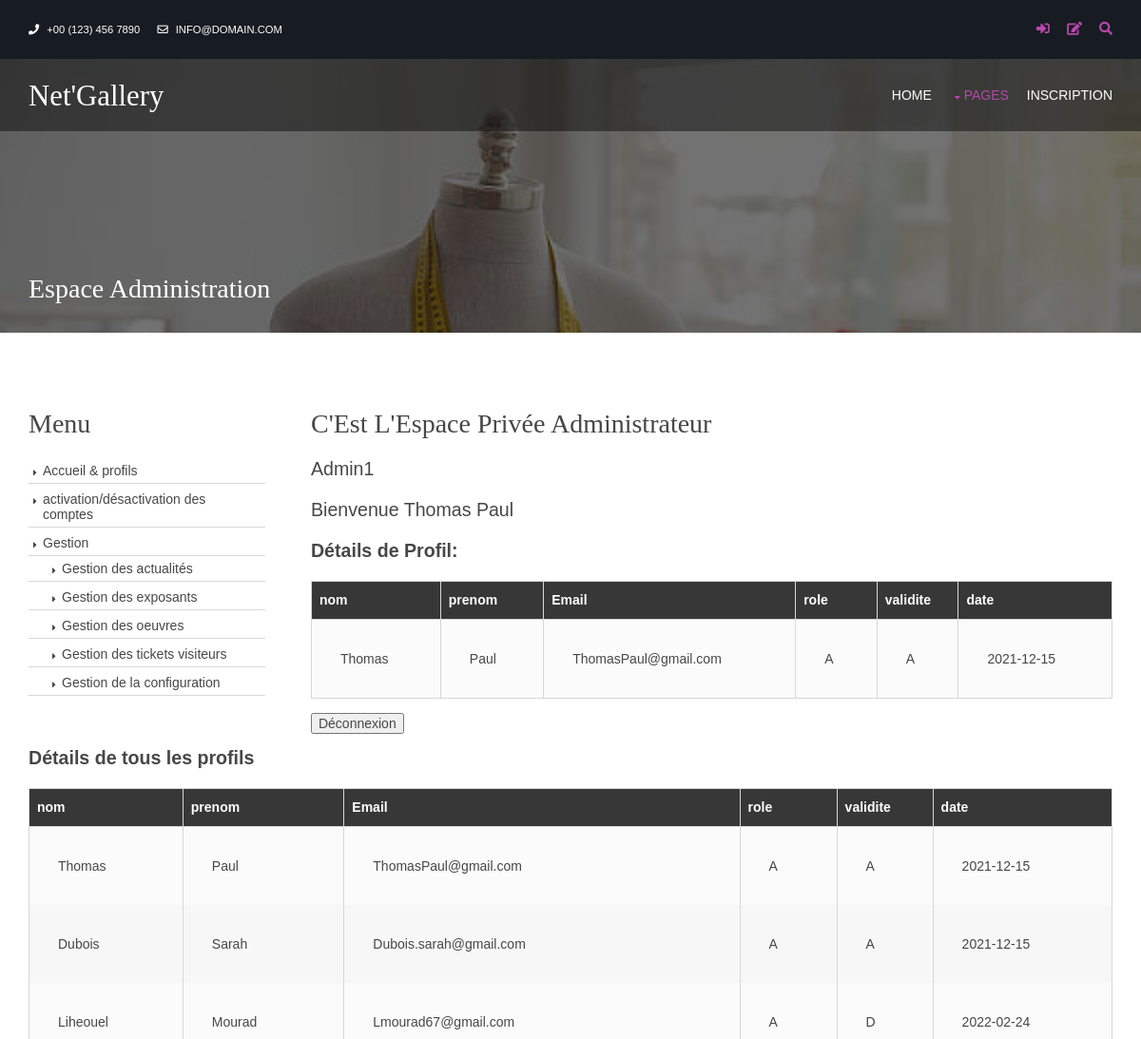
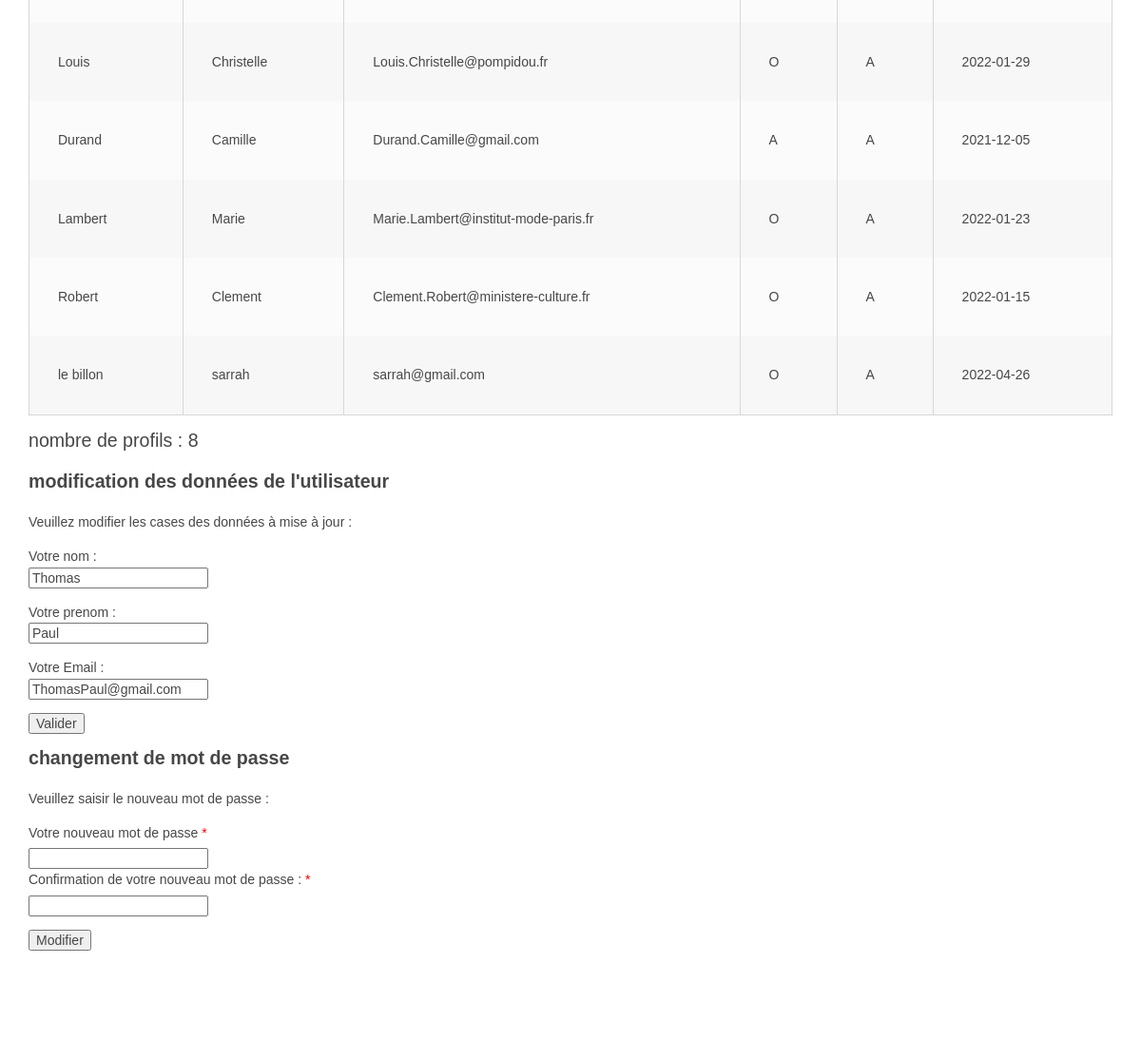
Screenshot of /v2/pages/admin_accueil.php (signed in) with the database file from the repository (2 pictures, top to bottom).
### tables this page shows
CREATE TABLE `t_profil_pfl` (
  `pfl_nom` varchar(80) NOT NULL,
  `pfl_prenom` varchar(80) NOT NULL,
  `pfl_email` varchar(100) NOT NULL,
  `pfl_role` char(1) NOT NULL,
  `pfl_validite` char(1) NOT NULL,
  `pfl_date` date DEFAULT NULL,
  `cpt_pseudo` varchar(60) NOT NULL
);

### v2/pages/admin_accueil.php (the view, shortened to what this page needs)
<!DOCTYPE html>
<?php
    $mysqli = new mysqli('localhost','zliheouch','3iqdym8k','zfl2-zliheouch');
?>
<html lang="">
<head>
<link href="../layout/styles/layout.css" rel="stylesheet" type="text/css" media="all">
</head>
<body id="top">
<div class="wrapper row0">
  <div id="topbar" class="hoc clear">
    <div class="fl_left">
      <ul class="nospace">
        <li><i class="fas fa-phone rgtspace-5"></i> +00 (123) 456 7890</li>
        <li><i class="far fa-envelope rgtspace-5"></i> info@domain.com</li>
      </ul>
    </div>
    <div class="fl_right">
      <ul class="nospace">
        <li><a href="#" title="Login"><i class="fas fa-sign-in-alt"></i></a></li>
        <li><a href="#" title="Sign Up"><i class="fas fa-edit"></i></a></li>
        <li id="searchform">
        </li>
      </ul>
    </div>
  </div>
</div>
<div class="bgded" style="background-image:url('../images/demo/backgrounds/01.png');">
  <div class="wrapper row1">
    <header id="header" class="hoc clear">
      <div id="logo" class="fl_left">
        <h1 class="heading"><a href="../index.php">Net'Gallery</a></h1>
      </div>
      <nav id="mainav" class="fl_right">
        <ul class="clear">
          <li><a href="../index.php">Home</a></li>
          <li class="active"><a class="drop" href="#">Pages</a>
          </li>
          <li><a href="inscription.php"> inscription </a></li>
        </ul>
      </nav>
    </header>
  </div>
  <div class="overlay">
    <div id="breadcrumb" class="hoc clear">
      <h6 class="heading"> Espace administration </h6>
    </div>
  </div>
</div>
<div class="wrapper row3">
  <main class="hoc container clear">
  	<div class="sidebar one_quarter first">
      <h6 class="heading"> Menu </h6>
      <nav class="sdb_holder">
        <ul>
          <li><a href="admin_accueil.php"> Accueil & profils</a></li>
          <?php
          if ($_SESSION['role']=='A') {
          echo ('<li> <a href="admin_compte.php"> activation/désactivation des comptes </a> </li>');
          }
          ?>
          <li><a href="#"> Gestion </a>
            <ul>
              <li><a href="#"> Gestion des actualités </a></li>
              <li><a href="#"> Gestion des exposants </a></li>
              <li><a href="#"> Gestion des oeuvres </a></li>
              <li><a href="admin_tickets.php"> Gestion des tickets visiteurs </a></li>
              <li><a href="#"> Gestion de la configuration </a></li>
         	  </ul>
          </li>
        </ul>
      </nav>
    </div>
    <?php
    echo ('<div class="content three_quarter">');
     if ($_SESSION['role']=='O'){
        echo ('<h1 class="heading"> c\'est l\'espace privée organisateur <h1>') ;
        echo("<h2>".$_SESSION['login']."</h2>");
        $sql1="SELECT * FROM t_compte_cpt join t_profil_pfl using (cpt_pseudo) WHERE
        cpt_pseudo='" . $_SESSION['login'] . "' ;" ;
        $resultat1 = $mysqli->query($sql1);
        if ($resultat1==false) {
          echo "Error: La requête a echoué \n";
          echo "Errno: " . $mysqli->errno . "\n";
          echo "Error: " . $mysqli->error . "\n";
          exit();
        }else{
        $compte1=$resultat1->fetch_assoc() ;
        echo (" <h2> Bienvenue ".$compte1['pfl_nom']." ".$compte1['pfl_prenom']."</h2>") ;
        echo ('<h2 class="bold"> Détails de Profil: </h2>') ;
        echo ("<table>");
          echo("<thead>");
           	echo("<tr>") ;
            echo ("<th> nom </th>");
            echo ("<th> prenom </th>");
            echo ("<th>  Email </th>");
            echo ("<th>  role  </th>");
            echo ("<th>  validite  </th>");
            echo ("<th> date </th>");
            echo("</tr>");
          echo("</thead>") ;
        echo ("<tr>");
        echo ("</td>"."<td>".$compte1['pfl_nom']."</td>"."<td>".$compte1['pfl_prenom']."</td>");
        echo ("<td>".$compte1['pfl_email']."</td>"."<td>".$compte1['pfl_role']."</td>"."<td>".$compte1['pfl_validite']."</td>"."<td>".$compte1['pfl_date']."</td>");
        echo ("</tr>");
        echo ("</table>");
		    echo('<form action="deconnexion_action.php">');
       	echo ('<p> <input type="submit" value="Déconnexion" /> </p>');
   		   echo('</form>');
		echo ("</div>");
		echo ('<div class="clear"> ');
        }
      } else if ($_SESSION['role']=='A'){
      echo ('<h1 class="heading"> c\'est l\'espace privée administrateur </h1>');
      echo("<h2>".$_SESSION['login']."</h2>");
      $sql2="SELECT * FROM t_compte_cpt join t_profil_pfl using (cpt_pseudo) WHERE
        cpt_pseudo='" . $_SESSION['login'] . "' ;" ;
      $sql3="SELECT * FROM t_compte_cpt join t_profil_pfl using (cpt_pseudo) ;";
      $sql4="SELECT  count(*) as nombre_de_ligne from t_profil_pfl ;" ;
      $resultat2 = $mysqli->query($sql2);
        if ($resultat2==false) {
          echo "Error: Problème d'accès à la base \n";
          exit();
        }else{
        $compte1=$resultat2->fetch_assoc() ;
        echo (" <h2> Bienvenue"." ".$compte1['pfl_nom']." ".$compte1['pfl_prenom']."</h2>") ;
        echo ('<h2 class="bold"> Détails de Profil: </h2>') ;
        echo ("<table>");
          echo("<thead>");
           	echo("<tr>") ;
            echo ("<th> nom </th>");
            echo ("<th> prenom </th>");
            echo ("<th>  Email </th>");
            echo ("<th>  role  </th>");
            echo ("<th>  validite  </th>");
            echo ("<th> date </th>");
            echo("</tr>");
          echo("</thead>") ;
        echo ("<tr>");
        echo ("<td>".$compte1['pfl_nom']."</td>"."<td>".$compte1['pfl_prenom']."</td>");
        echo ("<td>".$compte1['pfl_email']."</td>"."<td>".$compte1['pfl_role']."</td>"."<td>".$compte1['pfl_validite']."</td>"."<td>".$compte1 ['pfl_date']."</td>");
        echo ("</tr>");
        echo ("</table>");
		}
		echo('<form action="deconnexion_action.php">');
       	echo ('<p> <input type="submit" value="Déconnexion" /> </p>');
   		echo('</form>');
		echo ("</div>");
		echo ('<div class="clear"> ');
		$resultat3 = $mysqli->query($sql3);
        if ($resultat3==false) {
          echo "Error: Problème d'accès à la base \n";
          exit();
        }else{
        echo ('<h2 class="bold"> Détails de tous les profils </h2> ');
        echo ("<table>");
          	echo("<thead>");
           	echo("<tr>") ;
            echo ("<th> nom </th>");
            echo ("<th> prenom </th>");
            echo ("<th>  Email </th>");
            echo ("<th>  role  </th>");
            echo ("<th>  validite  </th>");
            echo ("<th> date </th>");
            echo("</tr>");
         echo("</thead>") ;
        while ($compte2= $resultat3->fetch_assoc()){
        	echo ("<tr>");
        	echo ("<td>".$compte2['pfl_nom']."</td>"."<td>".$compte2['pfl_prenom']."</td>");
        	echo ("<td>".$compte2['pfl_email']."</td>"."<td>".$compte2['pfl_role']."</td>"."<td>".$compte2['pfl_validite']."</td>"."<td>".$compte2['pfl_date']."</td>");
        	echo ("</tr>");
        }
        echo ("</table>");
        }
        $resultat4 = $mysqli->query($sql4);
        if ($resultat4==false) {
          echo "Error: Problème d'accès à la base \n";
          exit();
        }else{
        	$nombre=$resultat4->fetch_row() ;
        	echo ("<h4> nombre de profils : ".$nombre[0]."</h4>") ;
        }
   	}
    echo ("</div>");
    ?>
  <div class=update>
    <div class="formulaire1">
	    <h1 class="bold"> modification des données de l'utilisateur </h1>
	    <p> Veuillez modifier les cases des données à mise à jour : </p>
	    <form action="modification_action.php" method="post">
	    <p>Votre nom : <input type="text" name="nom" <?php echo("value=".$compte1['pfl_nom']."")?> onfocus="this.value=''" /></p>
	    <p>Votre prenom : <input type="text" name="prenom" <?php echo("value=".$compte1['pfl_prenom']."")?> onfocus="this.value=''" /></p>
	    <p>Votre Email : <input type="text" name="Email" <?php echo("value=".$compte1['pfl_email']."")?> onfocus="this.value=''" /></p>
	    <p><input type="submit" name="Valider" value="Valider"></p>
	    </form>
    </div>
    <div class="formulaire2">
	    <h1 class="bold"> changement de mot de passe </h1>
	    <p> Veuillez saisir le nouveau mot de passe : </p>
	    <form action="modification_action.php" method="post">
	    <label > Votre nouveau mot de passe <span>*</span></label>
	    <input type="password" name="mdp" required  />
	    <label > Confirmation de votre nouveau mot de passe : <span>*</span></label>
	    <input type="password" name="cmdp" required />
	    <p><input type="submit" name="Modifier" value="Modifier"></p>
	   	</form>
    </div>
  </div>
 	</main>
</div>
</body>
</html>

### v2/layout/styles/layout.css (style rules this page uses)
#topbar { padding:20px 0; font-size:.8rem; text-transform:uppercase; }
#topbar ul li { display:inline-block; margin-right:15px; }
#topbar ul li:last-child { margin-right:0; padding-right:0; border-right:none; }
#topbar i { line-height:normal; }
#topbar > div:nth-of-type(2) i { font-size:1rem; }
#topbar #searchform { position:relative; line-height:1; z-index:9999; }
#topbar #searchform::after { display:block; height:18px; line-height:18px; padding:0; font-family:"Font Awesome\ 5 Free"; font-weight:900; font-size:1rem; content:"\f002"; }
#topbar #searchform ::placeholder { text-transform:capitalize; }
#header #logo { margin:22px 0 0 0; }
#header #logo h1 { margin:0; padding:0; font-size:2.2rem; }
.container { padding:80px 0; }
.sidebar .sdb_holder { margin-bottom:50px; }
.sidebar .sdb_holder:last-child { margin-bottom:50px; }
*, *::before, *::after { transition:all .3s ease-in-out; }
nav ul, nav ol { margin:0; padding:0; list-style:none; }
#mainav, #breadcrumb, .sidebar nav { line-height:normal; }
#mainav .drop::after, #mainav li li .drop::after, #breadcrumb li a::after, .sidebar nav a::after { position:absolute; font-family:"Font Awesome\ 5 Free"; font-weight:900; font-size:10px; line-height:10px; }
#mainav ul { text-transform:uppercase; }
#mainav li { display:inline-block; position:relative; margin:0 15px 0 0; padding:0; }
#mainav li:last-child { margin-right:0; }
#mainav li a { display:block; padding:30px 0; }
#mainav .drop { padding-left:15px; }
#mainav .drop::after, #mainav li li .drop::after { content:"\f0d7"; }
#mainav .drop::after { top:35px; left:5px; }
#breadcrumb { padding:150px 0 30px; }
#breadcrumb .heading { margin:0; font-size:2rem; }
.sidebar nav { display:block; width:100%; }
.sidebar nav li { margin:0 0 3px 0; padding:0; }
.sidebar nav a { display:block; position:relative; margin:0; padding:5px 10px 5px 15px; text-decoration:none; border:solid; border-width:0 0 1px 0; }
.sidebar nav a::after { top:10px; left:5px; content:"\f0da"; }
.sidebar nav ul ul a { padding-left:35px; }
.sidebar nav ul ul a::after { left:25px; }
table, th, td { border:1px solid; border-collapse:collapse; vertical-align:top; }
table, th { table-layout:auto; }
table { width:100%; margin-bottom:15px; }
th { padding:8px 8px 8px 8px ; }
td { padding:30px 30px 30px 30px ; }
td { border-width:0 1px; }
.update { display:inline-block; vertical-align:top; width:100%; }
body { color:#A5A6AA; background-color:#161C21; }
a { color:#B946AD; }
label span { color:#FF0000; background-color:inherit; }
.overlay { color:#FFFFFF; background-color:inherit; }
.overlay::after { color:inherit; background-color:rgba(0,0,0,.55); }
.row0 { color:#FFFFFF; background-color:#161C21; }
.row1 { color:#FFFFFF; background-color:rgba(0,0,0,.75); }
.row3 { color:#474747; background-color:#FFFFFF; }
#topbar #searchform { color:#B946AD; }
#header #logo h1 a { color:inherit; }
#mainav li a { color:inherit; }
#mainav .active a, #mainav a:hover, #mainav li:hover > a { color:#B946AD; background-color:inherit; }
.container .sidebar nav a { color:inherit; border-color:#D7D7D7; }
table, th, td, #comments .avatar, #comments input, #comments textarea { border-color:#D7D7D7; }
th { color:#FFFFFF; background-color:#373737; }
tr, #comments li, #comments input[type="submit"], #comments input[type="reset"] { color:inherit; background-color:#FBFBFB; }
tr:nth-child(even), #comments li:nth-child(even) { color:inherit; background-color:#F7F7F7; }
@media screen and (min-width:1140px) { .hoc { max-width:1140px; } }

### rows the page displays
t_profil_pfl: pfl_nom "Thomas", pfl_prenom "Paul", pfl_email "ThomasPaul@gmail.com", pfl_role "A", pfl_validite "A", pfl_date "2021-12-15", nom "Thomas", prenom "Paul", Email "ThomasPaul@gmail.com"
t_profil_pfl: pfl_nom "Dubois", pfl_prenom "Sarah", pfl_email "Dubois.sarah@gmail.com", pfl_role "A", pfl_validite "A", pfl_date "2021-12-15"
t_profil_pfl: pfl_nom "Liheouel", pfl_prenom "Mourad", pfl_email "Lmourad67@gmail.com", pfl_role "A", pfl_validite "D", pfl_date "2022-02-24"
t_profil_pfl: pfl_nom "Louis", pfl_prenom "Christelle", pfl_email "Louis.Christelle@pompidou.fr", pfl_role "O", pfl_validite "A", pfl_date "2022-01-29"
t_profil_pfl: pfl_nom "Durand", pfl_prenom "Camille", pfl_email "Durand.Camille@gmail.com", pfl_role "A", pfl_validite "A", pfl_date "2021-12-05"
t_profil_pfl: pfl_nom "Lambert", pfl_prenom "Marie", pfl_email "Marie.Lambert@institut-mode-paris.fr", pfl_role "O", pfl_validite "A", pfl_date "2022-01-23"
t_profil_pfl: pfl_nom "Robert", pfl_prenom "Clement", pfl_email "Clement.Robert@ministere-culture.fr", pfl_role "O", pfl_validite "A", pfl_date "2022-01-15"
t_profil_pfl: pfl_nom "le billon", pfl_prenom "sarrah", pfl_email "sarrah@gmail.com", pfl_role "O", pfl_validite "A", pfl_date "2022-04-26"

### other values shown
$_SESSION['login'] "Admin1"
$nombre[0] "8"
